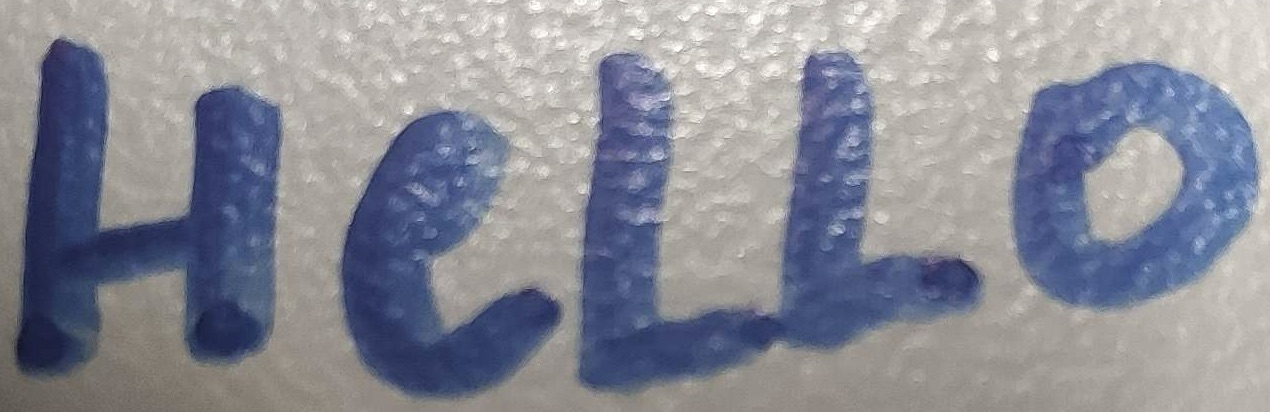
#> input picture Fontys/pythonProject/gfg.jpeg, 1270 x 412 px
$ python main.py
#> lines starting #> are read from the running program, lines starting #| are printed output that depends on the picture; after the words box and inside, x2 and y2 are one past the last pixel; in counts of white or black regions, pixels touching at a corner belong together
import cv2

# read the image file
img = cv2.imread('gfg.jpeg', 2)
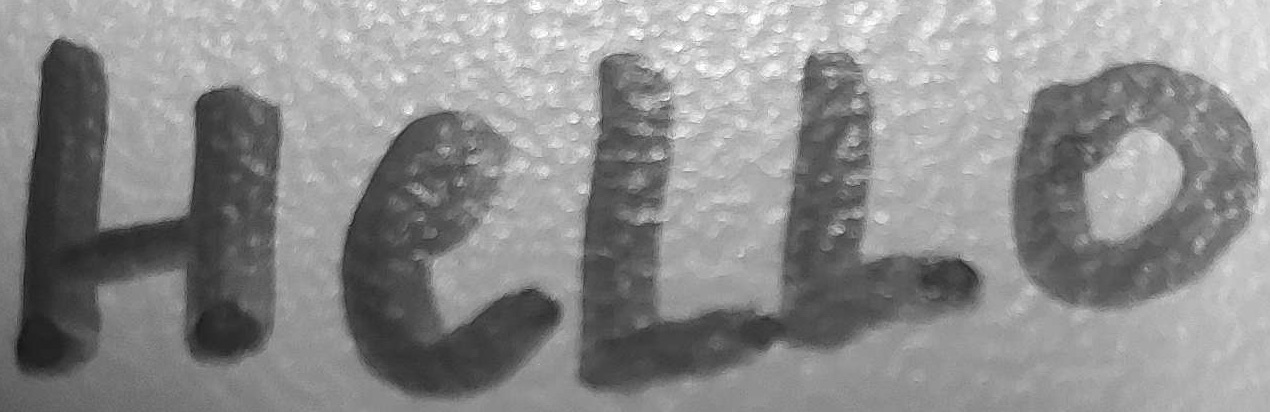
#> img: shape (412, 1270); min 12, max 255, mean 140.8

ret, bw_img = cv2.threshold(img, 127, 255, cv2.THRESH_BINARY)
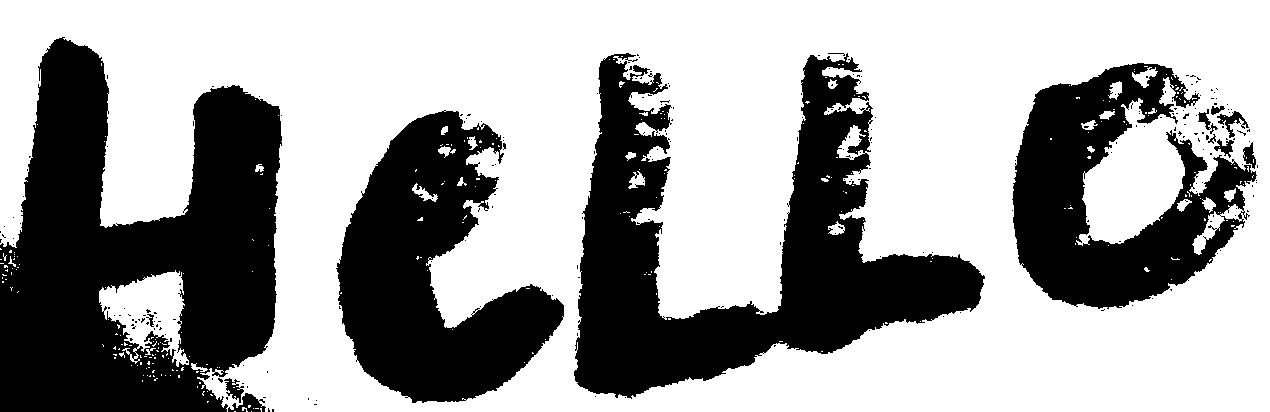
#> bw_img: shape (412, 1270); 63.4% white; 245 black regions (232 under 20 px), largest, box (x1, y1, x2, y2) and area: (0, 37, 282, 412) 66984, (574, 53, 985, 399) 56371, (336, 110, 564, 403) 35855

# converting to its binary form
bw = cv2.threshold(img, 127, 255, cv2.THRESH_BINARY)

cv2.imshow("Binary", bw_img)
cv2.waitKey(0)
cv2.destroyAllWindows()
